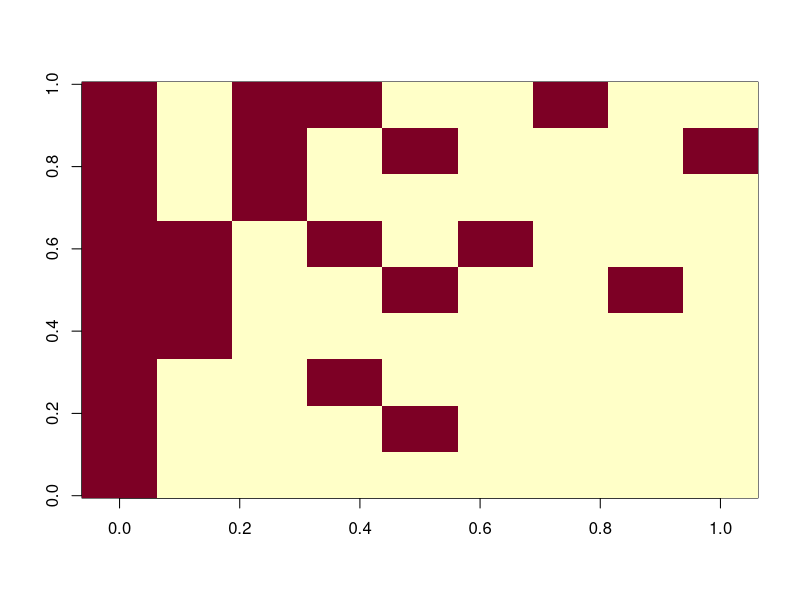
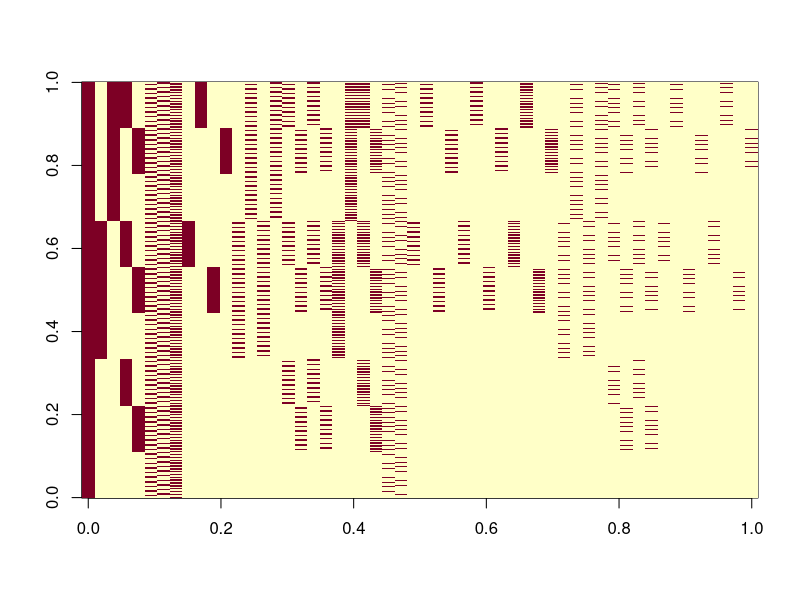
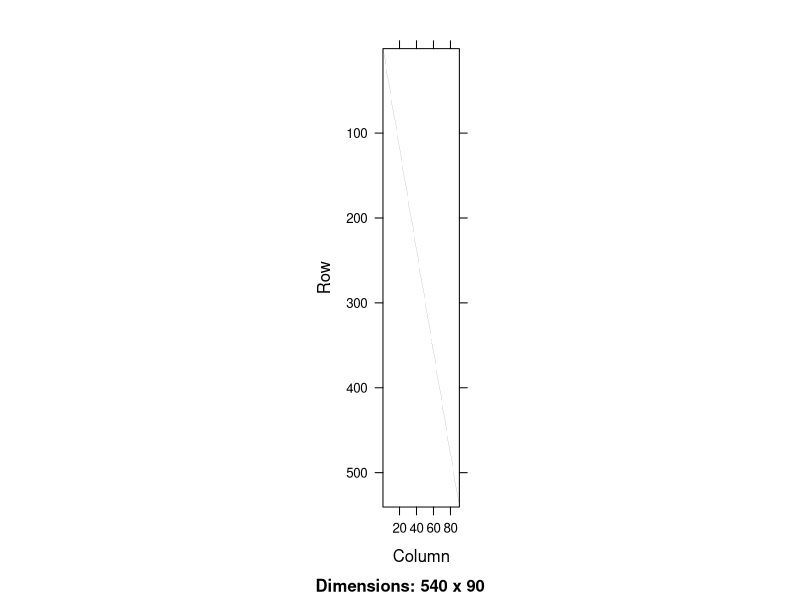

The R script that drew these images, in order:
library(readr)
library(lme4)
library(lmerTest)

# read in data from 2-way ANOVA with between-subject factors
df_2way <- read_csv("df_2way.csv")
# fit linear model and get parameter estimates
my_model_fit <- lm(my_value ~ group * language, df_2way)
# display results of linear regression
summary(my_model_fit)
# display anova table
anova(my_model_fit)
# access underlying model
model_matrix = model.matrix(my_model_fit)
# inspect GLM
image(t(model_matrix))
# to change coding scheme
#model_fit <- lm(my_value ~ group * condition, df, contrasts = list(group = "contr.sum", condition = "contr.sum"))

# read in data from 2-way ANOVA with between-subject and within-subject factors
df_full <- read_csv("df_full.csv")
# get parameter estimates from a linear regression with random effects
my_model_fit <- lmer(my_value ~ group * language * task * condition + (1|sub_id), df_full)
# display results of linear regression
summary(my_model_fit)
# main and interaction effects
anova(my_model_fit)
# random effects
rand(my_model_fit)
# access underlying model for fixed effects
my_glm_fe = model.matrix(my_model_fit)
# access underlying model for random effects
my_glm_re = getME(my_model_fit, "Zt")
# inspect matrices
image(t(my_glm_fe))
image(t(my_glm_re))
